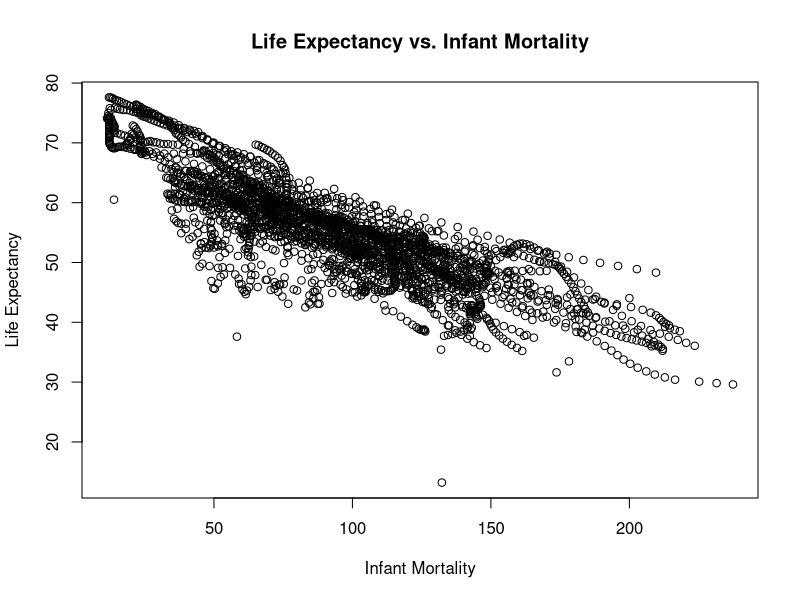
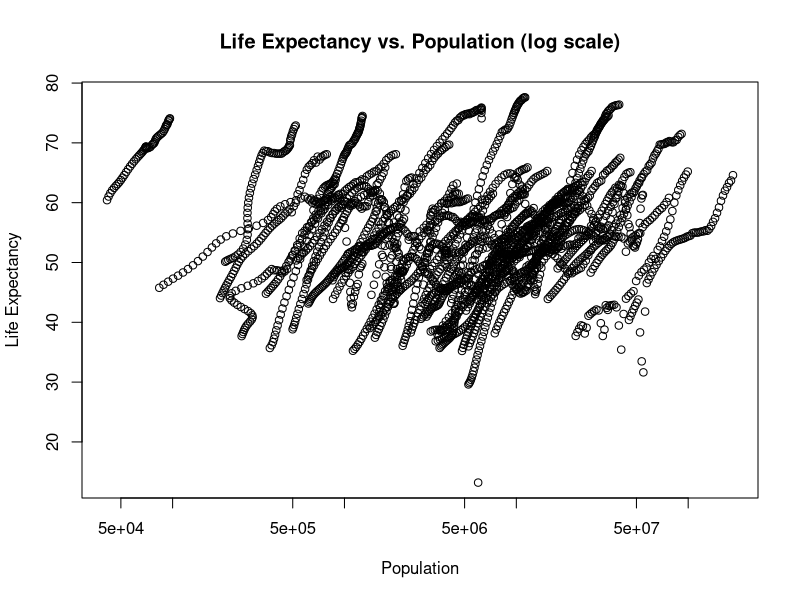
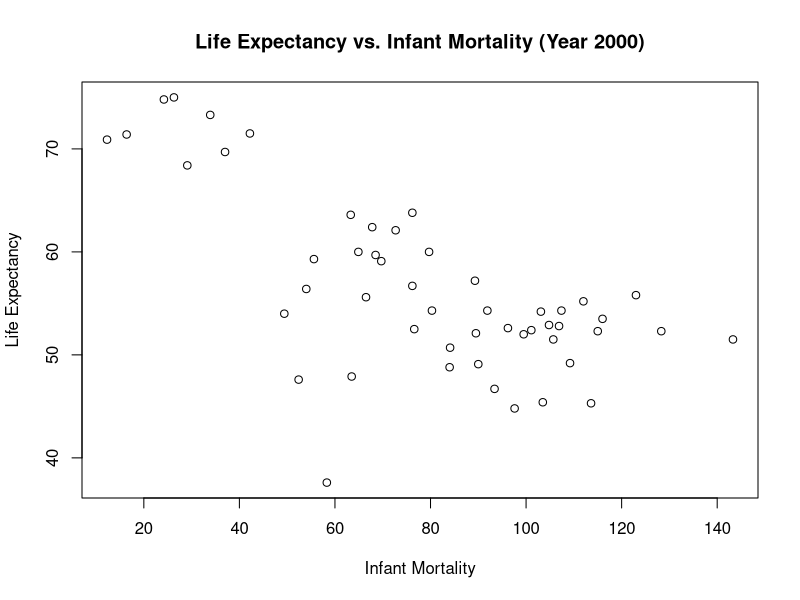
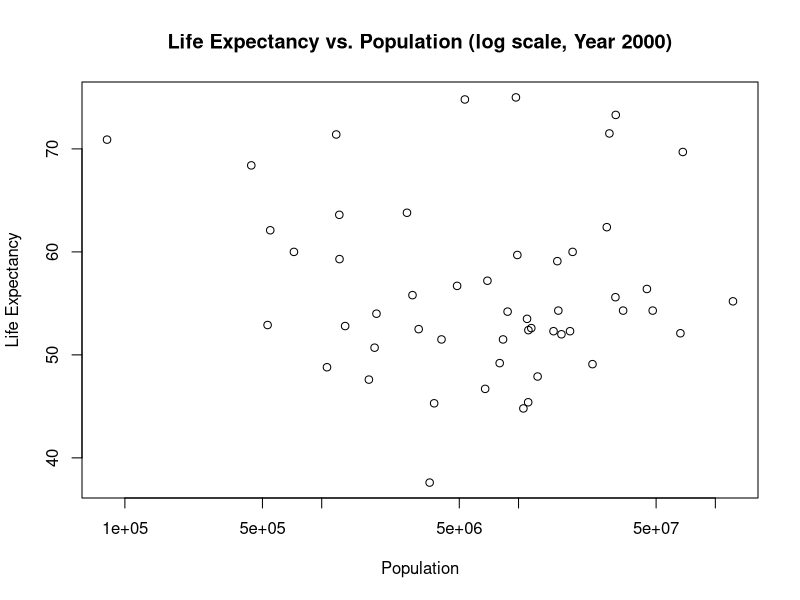

These figures' R source, in order:
## ---- chunk 1
 
library("dslabs")
#look at help file for gapminder data
help(gapminder)

#get an overview of data structure
str(gapminder)

#get a summary of data
summary(gapminder)
    

#determine the type of object gapminder is
class(gapminder)


# Assign only African countries to a new object/variable called africadata
africadata <- subset(gapminder, continent == "Africa")

# Run str and summary on the new object
str(africadata)
summary(africadata)

# Create two new objects with selected columns from africadata
africadata_subset1 <- africadata[, c("infant_mortality", "life_expectancy")]
africadata_subset2 <- africadata[, c("population", "life_expectancy")]

# Run str and summary on both new objects
str(africadata_subset1)
summary(africadata_subset1)
str(africadata_subset2)
summary(africadata_subset2)

# Plotting
# Plot 1: Life expectancy vs. Infant mortality
plot(africadata_subset1$infant_mortality, africadata_subset1$life_expectancy,
     xlab = "Infant Mortality", ylab = "Life Expectancy",
     main = "Life Expectancy vs. Infant Mortality")

# Plot 2: Life expectancy vs. Population (log scale on x-axis)
plot(africadata_subset2$population, africadata_subset2$life_expectancy,
     xlab = "Population", ylab = "Life Expectancy",
     main = "Life Expectancy vs. Population (log scale)",
     log = "x")

# More data processing
# Extract data for the year 2000 from africadata
africadata_2000 <- subset(africadata, year == 2000)

# Check structure and summary of africadata_2000
str(africadata_2000)
summary(africadata_2000)

# More plotting for the year 2000 data
# Repeat plots for 2000 data
plot(africadata_2000$infant_mortality, africadata_2000$life_expectancy,
     xlab = "Infant Mortality", ylab = "Life Expectancy",
     main = "Life Expectancy vs. Infant Mortality (Year 2000)")

plot(africadata_2000$population, africadata_2000$life_expectancy,
     xlab = "Population", ylab = "Life Expectancy",
     main = "Life Expectancy vs. Population (log scale, Year 2000)",
     log = "x")

# Simple model fits
# Fit 1: Life expectancy ~ Infant mortality
fit1 <- lm(life_expectancy ~ infant_mortality, data = africadata_2000)
summary(fit1)

# Fit 2: Life expectancy ~ Population
fit2 <- lm(life_expectancy ~ population, data = africadata_2000)
summary(fit2)
